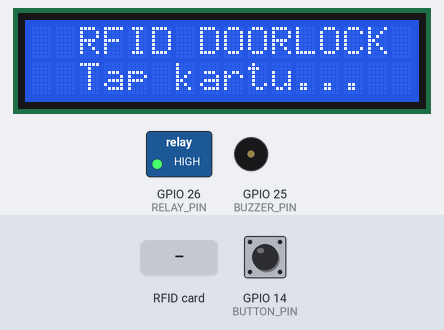
A sketch run on a simulated ESP32. On the bench: 16×2 character LCD, switched loads named in the sketch (green lamp = pin HIGH), buzzer (waves = sounding, pin HIGH). The test bench sets the inputs (shaded band); at power-on: GPIO 14 (BUTTON_PIN) LOW. WiFi joins after 1.5 s; servers stay silent unless stated; uploads are accepted with an empty reply; pins used as bus, display or sensor lines are not drawn; what the sketch prints to the serial monitor is not drawn.

Above: at 3.8 s.
3.9 s: GPIO 14 (BUTTON_PIN) pulled HIGH for 0.15 s
At 5.5 s:
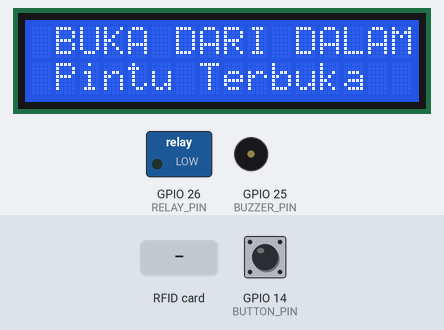
7.0 s: RFID card 5E 7A 19 C4 held to the reader
At 9.0 s:
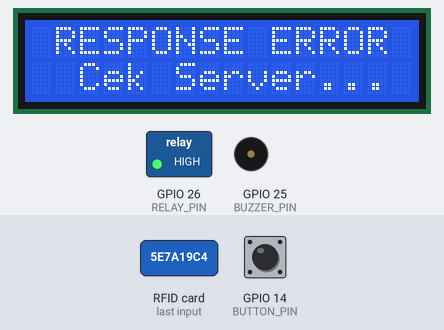
10.0 s: GPIO 14 (BUTTON_PIN) pulled HIGH for 1 s
At 10.36 s:
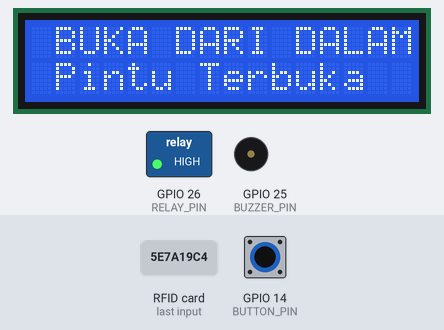
12.5 s: GPIO 14 (BUTTON_PIN) pulled HIGH for 3.2 s
At 18.5 s:
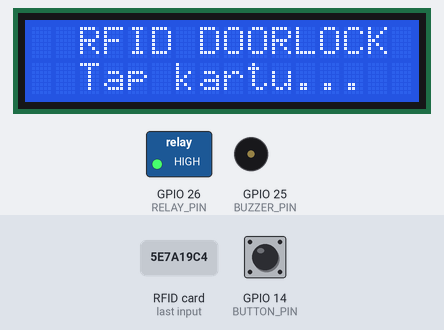
Timing chart, 0 to 19.7 s (numbered marks = the images above; inputs shaded):
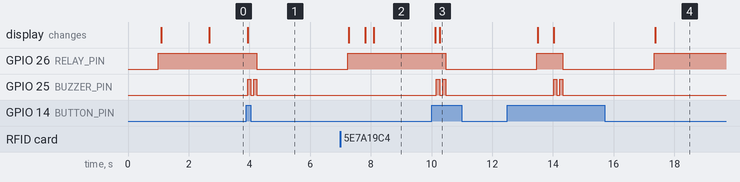

Measured:
- after the input at 3.9 s, GPIO 26 (RELAY_PIN): HIGH → LOW after 0.35 s; GPIO 25 (BUZZER_PIN): alternates HIGH for 0.10 s and LOW for 0.10 s, 4 changes in all, then stays LOW, starting after 0.05 s; the display: changes after 0.05 s (image 1)
- after the input at 7.0 s, the display: first differs from a run without the input after 0.81 s (image 2 shows a later state)
- after the input at 10.0 s, GPIO 26 (RELAY_PIN): HIGH → LOW after 0.46 s; GPIO 25 (BUZZER_PIN): alternates HIGH for 0.10 s and LOW for 0.10 s, 4 changes in all, then stays LOW, starting after 0.16 s; the display: first differs from a run without the input after 0.26 s (image 3)
- after the input at 12.5 s, GPIO 25 (BUZZER_PIN): alternates HIGH for 0.10 s and LOW for 0.10 s, 4 changes in all, then stays LOW, starting after 1.5 s

The sketch:

esp32_skripsi_3.0.ino
```cpp
#include <WiFi.h>
#include <HTTPClient.h>
#include <SPI.h>
#include <MFRC522.h>
#include <Wire.h>
#include <LiquidCrystal_I2C.h>

// =====================
// WIFI
// =====================
const char* ssid = "bhanuaxixi";
const char* password = "123456789";

// =====================
// BACKEND
// =====================
const char* serverUrl = "http://172.20.10.3:3000/api/access/rfid/scan";
const char* deviceName = "ESP32_REDAKSI";
const char* deviceKey = "ESP32_REDAKSI_12345";

// =====================
// ESP32 → ESP32-CAM TRIGGER
// =====================
#define CAM_TRIGGER_PIN 27

// =====================
// RFID PIN
// =====================
#define SS_PIN 5
#define RST_PIN 4

MFRC522 mfrc522(SS_PIN, RST_PIN);

// =====================
// RELAY SOLENOID
// =====================
#define RELAY_PIN 26
#define RELAY_ACTIVE LOW
#define RELAY_OPEN_TIME 3000

// =====================
// BUZZER
// =====================
#define BUZZER_PIN 25

// =====================
// TOMBOL DALAM
// =====================
#define BUTTON_PIN 14

// =====================
// LCD I2C
// =====================
LiquidCrystal_I2C lcd(0x27, 16, 2);

// =====================
// SETUP
// =====================
void setup() {
  Serial.begin(115200);
  delay(1000);

  Serial.println("=== ESP32 RFID DOORLOCK START ===");

  pinMode(RELAY_PIN, OUTPUT);
  digitalWrite(RELAY_PIN, !RELAY_ACTIVE);

  // BUZZER
  pinMode(BUZZER_PIN, OUTPUT);
  digitalWrite(BUZZER_PIN, LOW);

  // TOMBOL DALAM
  pinMode(BUTTON_PIN, INPUT);
  Serial.println("[BTN] Inside button ready");

  // LCD
  Wire.begin(21, 22);
  lcd.begin();
  lcd.backlight();
  lcd.setCursor(0, 0);
  lcd.print("  RFID DOORLOCK ");
  lcd.setCursor(0, 1);
  lcd.print(" Connecting...  ");

  // WIFI
  Serial.print("[WIFI] Connecting to ");
  Serial.println(ssid);

  WiFi.begin(ssid, password);
  while (WiFi.status() != WL_CONNECTED) {
    delay(500);
    Serial.print(".");
  }

  Serial.println("\n[WIFI] CONNECTED");
  Serial.print("[WIFI] IP ESP32: ");
  Serial.println(WiFi.localIP());

  // RFID
  SPI.begin();
  mfrc522.PCD_Init();
  Serial.println("[RFID] Reader ready");

  // TRIGGER ESP32-CAM
  pinMode(CAM_TRIGGER_PIN, OUTPUT);
  digitalWrite(CAM_TRIGGER_PIN, LOW);
  Serial.println("[CAM] Trigger pin ready");

  // LCD siap
  lcd.clear();
  lcd.setCursor(0, 0);
  lcd.print("  RFID DOORLOCK ");
  lcd.setCursor(0, 1);
  lcd.print("  Tap kartu...  ");
}

// =====================
// LOOP
// =====================
void loop() {

  // =====================
  // CEK TOMBOL DALAM
  // =====================
  if (digitalRead(BUTTON_PIN) == HIGH) {
    Serial.println("[BTN] Inside button pressed - OPEN");

    lcd.clear();
    lcd.setCursor(0, 0);
    lcd.print(" BUKA DARI DALAM");
    lcd.setCursor(0, 1);
    lcd.print(" Pintu Terbuka  ");

    // Buzzer 2x beep pendek
    digitalWrite(BUZZER_PIN, HIGH); delay(100);
    digitalWrite(BUZZER_PIN, LOW);  delay(100);
    digitalWrite(BUZZER_PIN, HIGH); delay(100);
    digitalWrite(BUZZER_PIN, LOW);

    digitalWrite(RELAY_PIN, RELAY_ACTIVE);
    delay(RELAY_OPEN_TIME);
    digitalWrite(RELAY_PIN, !RELAY_ACTIVE);

    Serial.println("[BTN] SOLENOID CLOSED");

    // Kembali idle
    lcd.clear();
    lcd.setCursor(0, 0);
    lcd.print("  RFID DOORLOCK ");
    lcd.setCursor(0, 1);
    lcd.print("  Tap kartu...  ");

    delay(500); // debounce
    return;     // skip cek RFID di iterasi ini
  }

  // =====================
  // CEK RFID
  // =====================
  if (!mfrc522.PICC_IsNewCardPresent()) return;
  if (!mfrc522.PICC_ReadCardSerial()) return;

  String uid = "";
  for (byte i = 0; i < mfrc522.uid.size; i++) {
    uid += String(mfrc522.uid.uidByte[i], HEX);
    if (i < mfrc522.uid.size - 1) uid += " ";
  }
  uid.toUpperCase();

  Serial.println("\n------------------------------");
  Serial.println("[RFID] UID SCANNED: " + uid);

  // Tampil UID di LCD
  lcd.clear();
  lcd.setCursor(0, 0);
  lcd.print("UID:");
  lcd.setCursor(0, 1);
  lcd.print(uid);

  sendToBackend(uid);
  if (WiFi.status() != WL_CONNECTED) {
    Serial.println("[WIFI] LOST CONNECTION");
  }

  delay(2000);

  // Kembali idle
  lcd.clear();
  lcd.setCursor(0, 0);
  lcd.print("  RFID DOORLOCK ");
  lcd.setCursor(0, 1);
  lcd.print("  Tap kartu...  ");
}

// =====================
// TRIGGER ESP32-CAM
// =====================
void triggerCamera() {
  Serial.println("[CAM] Triggering ESP32-CAM");
  digitalWrite(CAM_TRIGGER_PIN, HIGH);
  delay(50);
  digitalWrite(CAM_TRIGGER_PIN, LOW);
}

// =====================
// HTTP REQUEST
// =====================
void sendToBackend(String uid) {

  if (WiFi.status() != WL_CONNECTED) {
    Serial.println("[ERROR] WIFI DISCONNECTED");
    return;
  }

  HTTPClient http;
  http.begin(serverUrl);

  http.addHeader("Content-Type", "application/json");
  http.addHeader("x-device-key", deviceKey);

  String payload = "{";
  payload += "\"uid\":\"" + uid + "\",";
  payload += "\"device\":\"" + String(deviceName) + "\"";
  payload += "}";

  Serial.println("[HTTP] POST " + String(serverUrl));
  Serial.println("[HTTP] Payload: " + payload);
  Serial.println("[HTTP] Device-Key: " + String(deviceKey));

  int httpCode = http.POST(payload);

  Serial.print("[HTTP] Status Code: ");
  Serial.println(httpCode);

  String response = http.getString();
  Serial.println("[HTTP] Raw Response: " + response);

  if (httpCode == 200) {
    handleResponse(response);
  } else if (httpCode == 401) {
    Serial.println("[AUTH] DEVICE KEY INVALID / UNAUTHORIZED");
  } else if (httpCode == 404) {
    Serial.println("[ERROR] ENDPOINT NOT FOUND");
  } else if (httpCode == 500) {
    Serial.println("[ERROR] SERVER ERROR");
  } else {
    Serial.println("[ERROR] UNKNOWN HTTP ERROR");
  }

  http.end();
}

// =====================
// AMBIL NAMA DARI JSON
// =====================
String getNamaFromResponse(String response) {
  String nama = "";
  int namaStart = response.indexOf("\"nama\":\"");
  if (namaStart > 0) {
    namaStart += 8;
    int namaEnd = response.indexOf("\"", namaStart);
    nama = response.substring(namaStart, namaEnd);
  }
  if (nama.length() > 16) nama = nama.substring(0, 16);
  return nama;
}

// =====================
// HANDLE RESPONSE
// =====================
void handleResponse(String response) {
  triggerCamera();

  if (response.indexOf("\"status\":\"granted\"") > 0) {
    Serial.println("[ACCESS] GRANTED - SOLENOID OPEN");

    String nama = getNamaFromResponse(response);
    Serial.println("[ACCESS] Nama: " + nama);

    lcd.clear();
    lcd.setCursor(0, 0);
    lcd.print(" AKSES DITERIMA ");
    lcd.setCursor(0, 1);
    if (nama.length() > 0) {
      int padding = (16 - nama.length()) / 2;
      for (int i = 0; i < padding; i++) lcd.print(" ");
      lcd.print(nama);
    } else {
      lcd.print(" Pintu Terbuka  ");
    }

    // Buzzer granted: 2x beep pendek
    digitalWrite(BUZZER_PIN, HIGH); delay(100);
    digitalWrite(BUZZER_PIN, LOW);  delay(100);
    digitalWrite(BUZZER_PIN, HIGH); delay(100);
    digitalWrite(BUZZER_PIN, LOW);

    digitalWrite(RELAY_PIN, RELAY_ACTIVE);
    delay(RELAY_OPEN_TIME);
    digitalWrite(RELAY_PIN, !RELAY_ACTIVE);

    Serial.println("[ACCESS] SOLENOID CLOSED");

  } else if (response.indexOf("\"status\":\"denied\"") > 0) {
    Serial.println("[ACCESS] DENIED");

    lcd.clear();
    lcd.setCursor(0, 0);
    lcd.print(" AKSES DITOLAK  ");
    lcd.setCursor(0, 1);
    lcd.print(" Tidak Dikenal  ");

    // Buzzer denied: 1x beep panjang
    digitalWrite(BUZZER_PIN, HIGH); delay(500);
    digitalWrite(BUZZER_PIN, LOW);

  } else if (response.indexOf("\"mode\":\"daftar\"") > 0) {
    Serial.println("[MODE] REGISTRATION (PENDING)");

    lcd.clear();
    lcd.setCursor(0, 0);
    lcd.print(" MODE REGISTRASI");
    lcd.setCursor(0, 1);
    lcd.print(" Kartu Disimpan ");

    // Buzzer registrasi: 3x beep pendek
    for (int i = 0; i < 3; i++) {
      digitalWrite(BUZZER_PIN, HIGH); delay(100);
      digitalWrite(BUZZER_PIN, LOW);  delay(100);
    }

  } else {
    Serial.println("[WARN] RESPONSE FORMAT UNKNOWN");

    lcd.clear();
    lcd.setCursor(0, 0);
    lcd.print(" RESPONSE ERROR ");
    lcd.setCursor(0, 1);
    lcd.print("  Cek Server... ");
  }
}
```
